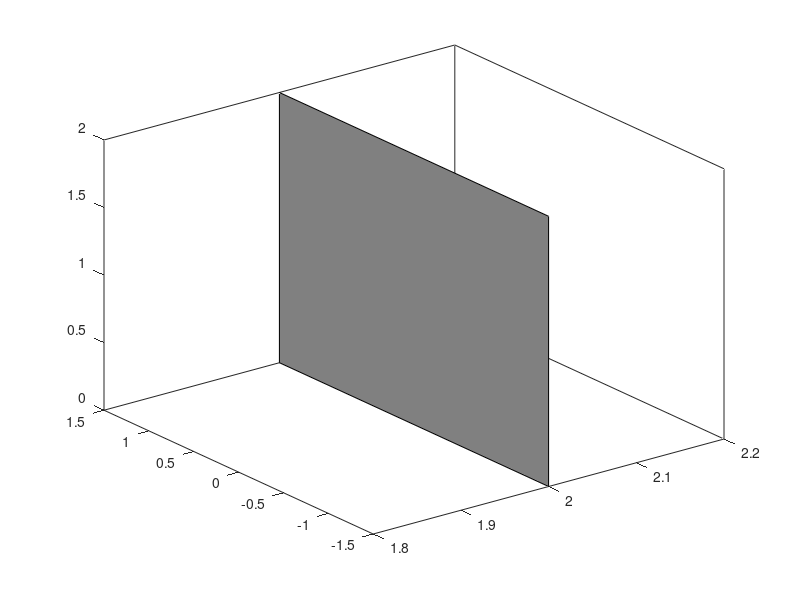

Source code (MATLAB):
function EnvironmentWalls()

    % Define environment parameters
    x_axis = 2;  
    y_axis = 1.5;
    wallHeight = 2; % Height of the wall

    % Plot the floor
    fill3([x_axis, -x_axis, -x_axis, x_axis], [y_axis, y_axis, -y_axis, -y_axis], [0, 0, 0, 0], [0 0 0]);   %sets 4 corners for each floor and wall

    % Plot the walls
    % Front Wall (along +Y axis)
    fill3([x_axis, -x_axis, -x_axis, x_axis], [y_axis, y_axis, y_axis, y_axis], [0, 0, wallHeight, wallHeight], [0.5 0.5 0.5]);

    % Back Wall (along -Y axis)
    fill3([x_axis, -x_axis, -x_axis, x_axis], [-y_axis, -y_axis, -y_axis, -y_axis], [0, 0, wallHeight, wallHeight], [0.5 0.5 0.5]);

    % Left Wall (along -X axis)
    fill3([-x_axis, -x_axis, -x_axis, -x_axis], [y_axis, -y_axis, -y_axis, y_axis], [0, 0, wallHeight, wallHeight], [0.5 0.5 0.5]);

    % Right Wall (along +X axis)
    fill3([x_axis, x_axis, x_axis, x_axis], [y_axis, -y_axis, -y_axis, y_axis], [0, 0, wallHeight, wallHeight], [0.5 0.5 0.5]);
end

